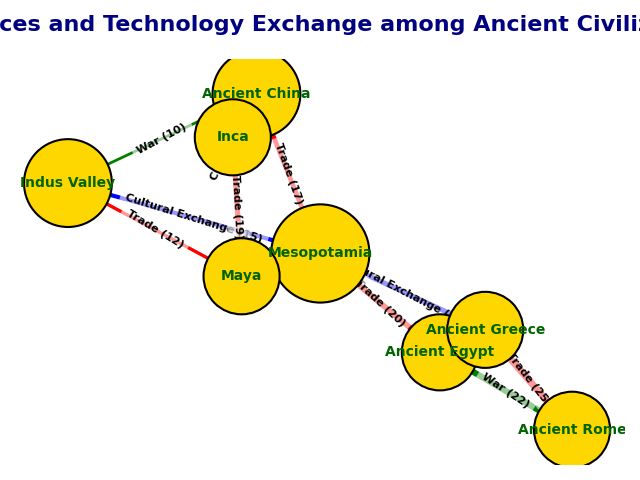

Write the Python code that produced this figure.
import matplotlib.pyplot as plt
import networkx as nx
import numpy as np

civilizations = ["Ancient Egypt", "Mesopotamia", "Indus Valley", "Ancient China", "Ancient Greece", "Ancient Rome", "Maya", "Inca"]

connections = [
    ("Ancient Egypt", "Mesopotamia", "Trade", 20),
    ("Mesopotamia", "Indus Valley", "Cultural Exchange", 15),
    ("Ancient China", "Indus Valley", "War", 10),
    ("Ancient Greece", "Ancient Rome", "Trade", 25),
    ("Ancient Greece", "Mesopotamia", "Cultural Exchange", 18),
    ("Ancient Rome", "Ancient Egypt", "War", 22),
    ("Maya", "Inca", "Trade", 19),
    ("Inca", "Ancient China", "Cultural Exchange", 14),
    ("Maya", "Indus Valley", "Trade", 12),
    ("Ancient China", "Mesopotamia", "Trade", 17)
]

G = nx.DiGraph()
G.add_nodes_from(civilizations)
for src, dst, influence, weight in connections:
    G.add_edge(src, dst, influence=influence, weight=weight)

pos = nx.spring_layout(G, seed=2023)

edges = G.edges(data=True)
# Shuffle the colors for different influence types
edge_colors = [
    "red" if data['influence'] == "Trade" 
    else "blue" if data['influence'] == "Cultural Exchange" 
    else "green" 
    for _, _, data in edges
]
edge_weights = [data['weight'] for _, _, data in edges]

node_size = [1000 * (G.degree(civilization) + 1) for civilization in civilizations]
nx.draw_networkx_nodes(G, pos, node_color="#FFD700", node_size=node_size, edgecolors='black', linewidths=1.5)

nx.draw_networkx_edges(G, pos, edgelist=edges, edge_color=edge_colors, width=[weight / 5 for weight in edge_weights], arrowstyle='-|>', arrowsize=15)

nx.draw_networkx_labels(G, pos, font_size=10, font_weight='bold', font_color='darkgreen')

edge_labels = {(u, v): f"{data['influence']} ({data['weight']})" for u, v, data in edges}
nx.draw_networkx_edge_labels(G, pos, edge_labels=edge_labels, font_size=8, font_color='black', font_weight='bold', bbox=dict(facecolor='white', edgecolor='none', alpha=0.6))

plt.title("Influences and Technology Exchange among Ancient Civilizations", fontsize=16, fontweight='bold', color='navy', pad=20)
plt.axis('off')
plt.tight_layout()

plt.show()
